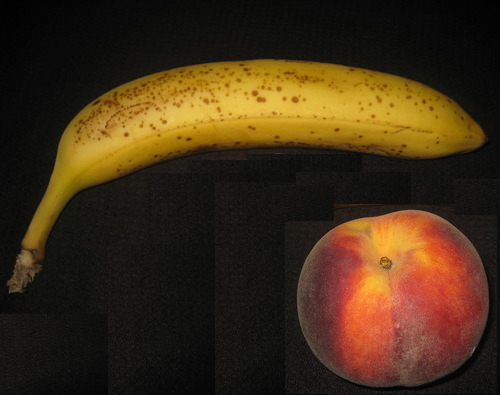
#> input picture Lab 10/fruits.png, 500 x 395 px
$ python task1.py
#> lines starting #> are read from the running program, lines starting #| are printed output that depends on the picture; after the words box and inside, x2 and y2 are one past the last pixel; in counts of white or black regions, pixels touching at a corner belong together
import cv2 as cv
import numpy as np

img = cv.imread("fruits.png",cv.IMREAD_GRAYSCALE)
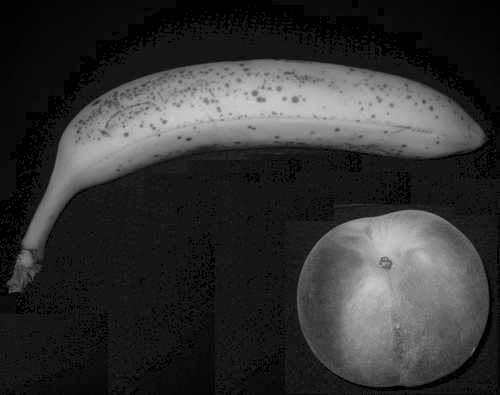
#> img: shape (395, 500); min 0, max 206, mean 51.1

# find otsu's threshold value with OpenCV function
ret, otsu = cv.threshold(img,0,255,cv.THRESH_BINARY+cv.THRESH_OTSU)
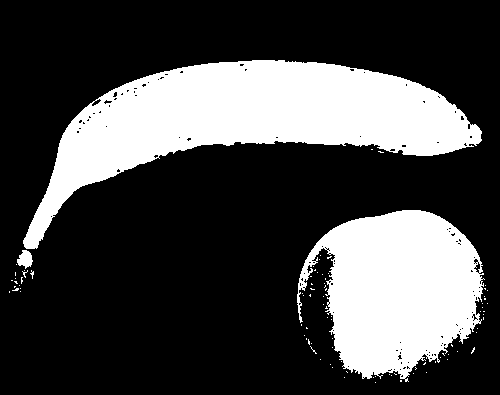
#> otsu: shape (395, 500); 27.7% white; 92 white regions (89 under 20 px), largest, box (x1, y1, x2, y2) and area: (23, 60, 482, 249) 33012, (297, 210, 485, 382) 21278, (17, 250, 33, 269) 197
#> ret = 76
structuringElement = np.ones((3,3),np.uint8)
structuringElement2 = np.ones((5,5),np.uint8)
structuringElement3 = np.ones((9,9),np.uint8)
imgDilated = cv.dilate(otsu,structuringElement,iterations=11)
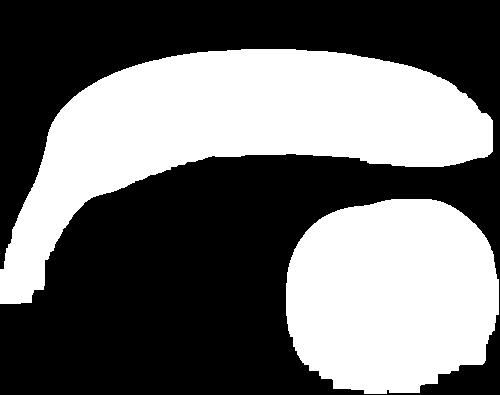
#> imgDilated: shape (395, 500); 42.8% white; 2 white regions, box (x1, y1, x2, y2) and area: (0, 49, 493, 304) 50401, (286, 199, 499, 394) 34203
imgClosed = cv.erode(imgDilated,structuringElement,iterations=12)
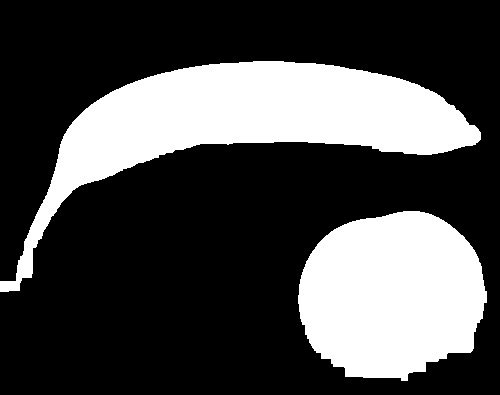
#> imgClosed: shape (395, 500); 29.2% white; 2 white regions, box (x1, y1, x2, y2) and area: (0, 61, 481, 292) 32821, (298, 211, 487, 381) 24919
# imgDilatedAfterClosing = cv.dilate(imgClosed,structuringElement2,iterations=4)
imgErodedAfterOpening = cv.erode(imgClosed,structuringElement2,iterations=2)
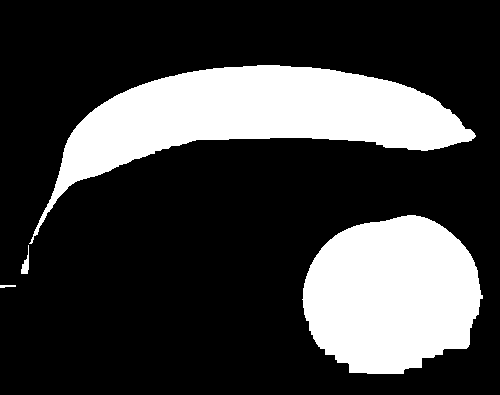
#> imgErodedAfterOpening: shape (395, 500); 24.9% white; 4 white regions, box (x1, y1, x2, y2) and area: (29, 65, 476, 244) 26985, (302, 215, 483, 374) 22114, (21, 245, 29, 274) 112, (0, 285, 16, 288) 37

cv.imwrite("result.png",otsu)
cv.imwrite("result1.png",imgDilated)
cv.imwrite("result2.png",imgClosed)
# cv.imwrite("result3.png",imgDilatedAfterClosing)
cv.imwrite("result4.png",imgErodedAfterOpening)
